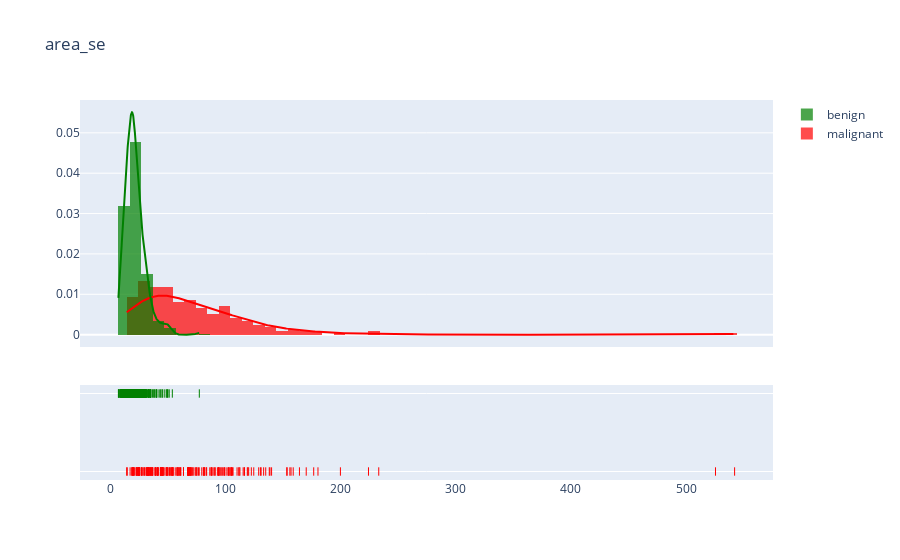

Notebook code cell kept with this figure:
### Code cell
plot_distribution('area_se', 10)

### Figure 1 — Plotly figure (JSON) as saved in the notebook; plotly's stock layout.template omitted (floating-point values rounded to 4 significant figures; data arrays with more than 128 entries replaced by an {"elided": "..."} marker saying what was removed)
{"data": [{"autobinx": false, "histnorm": "probability density", "legendgroup": "malignant", "marker": {"color": "red"}, "name": "malignant", "opacity": 0.7, "type": "histogram", "x": {"elided": "212 float values"}, "xaxis": "x", "xbins": {"end": 542.2, "size": 10, "start": 13.99}, "yaxis": "y"}, {"autobinx": false, "histnorm": "probability density", "legendgroup": "benign", "marker": {"color": "green"}, "name": "benign", "opacity": 0.7, "type": "histogram", "x": {"elided": "357 float values"}, "xaxis": "x", "xbins": {"end": 77.11, "size": 10, "start": 6.802}, "yaxis": "y"}, {"legendgroup": "malignant", "marker": {"color": "red"}, "mode": "lines", "name": "malignant", "showlegend": false, "type": "scatter", "x": {"elided": "500 float values"}, "xaxis": "x", "y": {"elided": "500 float values"}, "yaxis": "y"}, {"legendgroup": "benign", "marker": {"color": "green"}, "mode": "lines", "name": "benign", "showlegend": false, "type": "scatter", "x": {"elided": "500 float values"}, "xaxis": "x", "y": {"elided": "500 float values"}, "yaxis": "y"}, {"legendgroup": "malignant", "marker": {"color": "red", "symbol": "line-ns-open"}, "mode": "markers", "name": "malignant", "showlegend": false, "type": "scatter", "x": {"elided": "212 float values"}, "xaxis": "x", "y": {"elided": "212 str values"}, "yaxis": "y2"}, {"legendgroup": "benign", "marker": {"color": "green", "symbol": "line-ns-open"}, "mode": "markers", "name": "benign", "showlegend": false, "type": "scatter", "x": {"elided": "357 float values"}, "xaxis": "x", "y": {"elided": "357 str values"}, "yaxis": "y2"}], "layout": {"barmode": "overlay", "hovermode": "closest", "legend": {"traceorder": "reversed"}, "title": {"text": "area_se"}, "xaxis": {"anchor": "y2", "domain": [0, 1], "zeroline": false}, "yaxis": {"anchor": "free", "domain": [0.35, 1], "position": 0}, "yaxis2": {"anchor": "x", "domain": [0, 0.25], "dtick": 1, "showticklabels": false}}}
